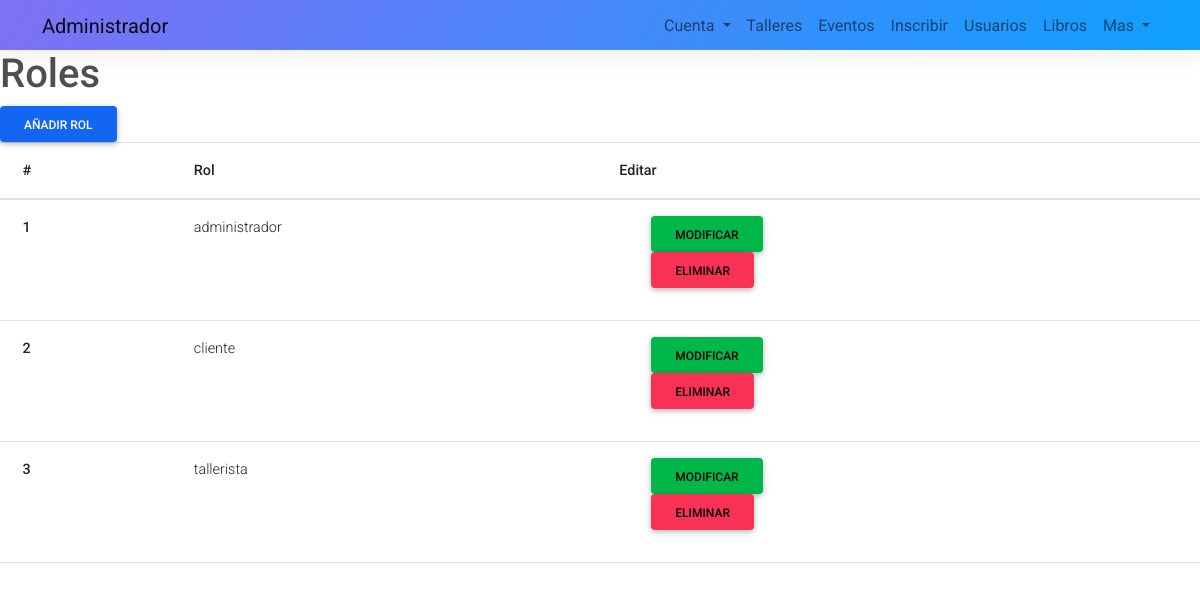
The page /panel/rol.php (signed in) on the database its author committed.
### tables this page shows
CREATE TABLE `rol` (
  `id_rol` int(11) NOT NULL,
  `rol` varchar(100) NOT NULL
);

### models/sistema.class.php (called while the page is built, shortened)
<?php
class Sistema
{
    public function connect()
    {
        $dbDriver = "mysql";
        $dbHost = "localhost";
        $db = "centro_comunitario";
        $dbUser = "administrador";
        $dbPass = "123";
        $this->con = new PDO($dbDriver . ':host=' . $dbHost . ';dbname=' . $db, $dbUser, $dbPass);
    }
}

### models/rol.class.php (called while the page is built, shortened)
<?php
    require_once('sistema.class.php');
    class Rol extends Sistema{
    public function read()
    {
        $sql = "SELECT  *  from rol";
        $stmt = $this->con->prepare($sql);
        $stmt->execute();
        $datos = $stmt->fetchAll(PDO::FETCH_ASSOC);
        return $datos;
    }
    }
?>

### views/rol/index.php (the view)
<h1>Roles</h1>
  <a href="rol.php?accion=new" class="btn btn-primary">Añadir rol</a>
  <table class="table">
    <thead>
      <tr>
        <th scope="col">#</th>
        <th scope="col">Rol</th>
        <th scope="col">Editar</th>
      </tr>
    </thead>
    <tbody>
      <?php
      foreach ($datos as $key => $dato) :
      ?>
        <tr>
          <th scope="row"><?php echo $dato['id_rol'] ?></th>
          <td><?php echo $dato['rol'] ?></td>
          <td>
            <ul>
            <li style="list-style: none;"><a class="btn btn-success bi bi-pencil" href="rol.php?accion=modify&id_rol=<?php echo $dato['id_rol']; ?>" style="color: black;">Modificar</a></li>
            <li style="list-style: none;"><a class="btn btn-danger bi bi-pencil" href="rol.php?accion=delete&id_rol=<?php echo $dato['id_rol']; ?>" style="color: black;">Eliminar</a></li>
            </ul>
          </td>
        </tr>
      <?php
      endforeach
      ?>
    </tbody>
  </table>

### css/style.css (style rules this page uses)
* { font-family: Roboto; }
table { width: 100%; }
th, td { font-weight: unset; padding-right: 10px; }

### rows shown on the page
rol: id_rol "1", rol "administrador"
rol: id_rol "2", rol "cliente"
rol: id_rol "3", rol "tallerista"
